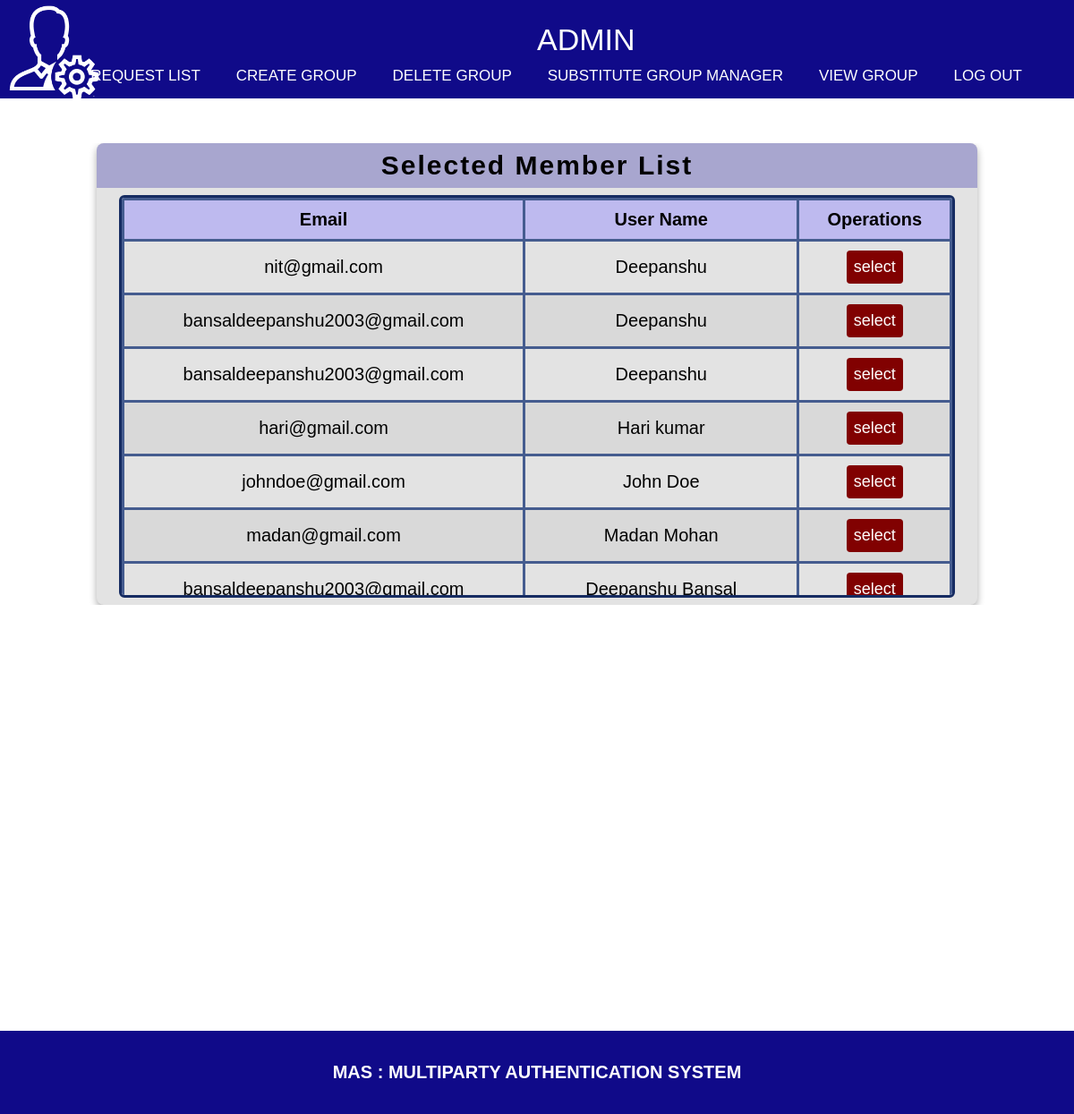
The app's page /create_group/gm_selected.php with its own data.
### tables this page shows
CREATE TABLE `user` (
  `first_name` varchar(255) NOT NULL,
  `middle_name` varchar(255) NOT NULL,
  `last_name` varchar(255) NOT NULL,
  `dob` varchar(20) NOT NULL,
  `email` varchar(255) NOT NULL,
  `email_alt` varchar(255) NOT NULL,
  `contact` varchar(10) NOT NULL,
  `user_id` varchar(255) NOT NULL,
  `question_1` varchar(255) NOT NULL,
  `answer_1` varchar(255) NOT NULL,
  `question_2` varchar(255) NOT NULL,
  `answer_2` varchar(255) NOT NULL,
  `question_3` varchar(255) NOT NULL,
  `answer_3` varchar(255) NOT NULL,
  `secret` varchar(255) NOT NULL,
  `photo_location` varchar(255) NOT NULL,
  `doj` varchar(255) NOT NULL,
  `activity_status` varchar(255) NOT NULL DEFAULT 'active',
  `login_status` varchar(255) NOT NULL,
  `login_time` varchar(255) NOT NULL
);

### create_group/gm_selected.php (the view, shortened to what this page needs)
<!DOCTYPE html>
<html lang="en" title="Coding design">
<head>
    <link rel="stylesheet" href="../css/gm_selected.css" />
</head>
<body>
    <header class="header">
        <p class="hello">ADMIN</p>
        <nav class="navbar">
            <ul class="navbar-list">
                <li>
                    <a class="navbar-link" href="gm_request.php">Request List</a>
                </li>
                <li>
                    <a class="navbar-link" href="select_member.php">Create Group</a>
                </li>
                <li>
                    <a class="navbar-link" href="../delete_group/grp_deletion.php">Delete Group</a>
                </li>
                <li>
                    <a class="navbar-link" href="../substitute_group_manager/substitute_gm.php">Substitute Group
                        Manager</a>
                </li>
                <li>
                    <a class="navbar-link" href="../view_group/vg_option.php">View Group</a>
                </li>
                <li>
                    <a class="navbar-link" href="#">Log Out</a>
                </li>
            </ul>
        </nav>
    </header>
    <div class="table_data">
        <main class="table">
            <section class="table__header">
                <h1>Selected Member List</h1>
            </section>
            <section class="table__body">
                <table>
                    <thead class="table_attribute">
                        <tr>
                            <th>Email</th>
                            <th>User Name</th>
                            <th>Operations</th>
                        </tr>
                    </thead>
                    <tbody>
                        <?php
                        include("../connector.php");
                        $query = "SELECT * FROM user";
                        $data = mysqli_query($con, $query);
                        $total = mysqli_num_rows($data);
                        if ($total != 0) {
                            while ($result = mysqli_fetch_assoc($data)) {
                                $tid = $_GET['tid'];
                                $uid = $result['user_id'];
                                echo "
  <tr>
    <td>" . $result['email']   . "</td>
    <td>" . $result['first_name'] . " " . $result['middle_name'] . " " .  $result['last_name'] . "</td>
    <td>
    <div class='container'>
    <button onclick='accepted()' class='accept-button'><a href='gm_selected_accepted.php?uid=$uid&tid=$tid'>select</a></button>
                        ";
                            }
                        } else {
                            echo '<script>
                        alert("No More Requests Found !!")
                        </script>';
                        }
                        ?>
                    </tbody>
                </table>
            </section>
        </main>
    </div>
    <footer>
        <p>MAS : MULTIPARTY AUTHENTICATION SYSTEM</p>
    </footer>
</body>
</html>

### css/gm_selected.css (style rules this page uses)
* { padding: 0; margin: 0; white-space: nowrap; box-sizing: border-box; font-size: 20px; font-family: sans-serif; overflow: hidden; white-space: nowrap }
.table_data { min-height: auto; display: flex; margin-top: 50px; justify-content: center; align-items: center; }
main.table { width: 82vw; height: auto; background: rgb(227 227 227); backdrop-filter: blur(7px); box-shadow: 0 .4rem .8rem #0005; border-radius: .8rem; overflow: hidden; }
.table__header { width: 100%; height: 10%; background-color: rgb(103 98 185 / 48%); padding: .8rem 1rem; display: flex; justify-content: center; align-items: center; font-size: 2.5em; font: bold; font-family: serif; letter-spacing: 0.2rem; }
.table__body { border: 3px solid rgb(22, 44, 98); width: 95%; max-height: calc(89% - 1.6rem); margin: .8rem auto; border-radius: .6rem; overflow: auto; }
table { width: 100%; }
table, th, td { border: 3px solid rgb(69 92 143); border-collapse: collapse; padding: 1rem; text-align: center; }
thead th { position: sticky; top: 0; left: 0; background-color: #bebbf0fe; cursor: pointer; text-transform: capitalize; }
tbody tr:nth-child(even) { background-color: #0000000b; }
tbody tr { --delay: .1s; transition: .5s ease-in-out var(--delay), background-color 0s; }
tbody tr td, tbody tr td p, tbody tr td img { transition: .2s ease-in-out; }
.table_attribute { font-size: 1.2rem; color: black; background-color: rgb(227, 19, 19); }
.table__body a { text-decoration: none; color: white; font-size: 1.8rem; }
h1 { font-size: 30px; font-weight: bold; }
html { font-size: 62.5%; overflow-x: hidden; }
body { overflow-x: hidden; }
.header { padding: 0 4.8rem; height: 11rem; display: flex; justify-content: space-between; align-items: end; background-color: #100a89; }
.navbar-list { display: flex; gap: 2rem; list-style: none; }
.navbar-link:link, .navbar-link:visited { display: inline-block; text-transform: uppercase; text-decoration: none; font-size: 1.7rem; font-weight: 500; transition: all 0.3s; padding: 10px; color: white; }
nav ul { list-style-type: none; padding: 0; margin: 0; white-space: nowrap; overflow: hidden; }
nav li { float: left; }
nav li a { display: block; color: white; text-align: center; padding: 14px 16px; text-decoration: none; }
button { font-size: 16px; color: #fff; border: none; border-radius: 4px; cursor: pointer; padding: 8px; background-color: rgb(129, 1, 1); }
a { text-decoration: none; }
footer { text-align: center; padding: 35px; width: 100%; bottom: 0; position: fixed; color: white; font-weight: bold; background-color: #100a89; }
.hello { color: white; font-size: 34px; position: fixed; top: 2%; left:50%; }
.table__body { max-height: 430px; }
.table__body { max-height: 450px; }

### records on screen
user: email "nit@gmail.com", first_name "Deepanshu"
user: email "bansaldeepanshu2003@gmail.com", first_name "Deepanshu"
user: email "bansaldeepanshu2003@gmail.com", first_name "Deepanshu"
user: email "hari@gmail.com", first_name "Hari", last_name "kumar"
user: email "johndoe@gmail.com", first_name "John", last_name "Doe"
user: email "madan@gmail.com", first_name "Madan", last_name "Mohan"
user: email "bansaldeepanshu2003@gmail.com", first_name "Deepanshu", last_name "Bansal"
